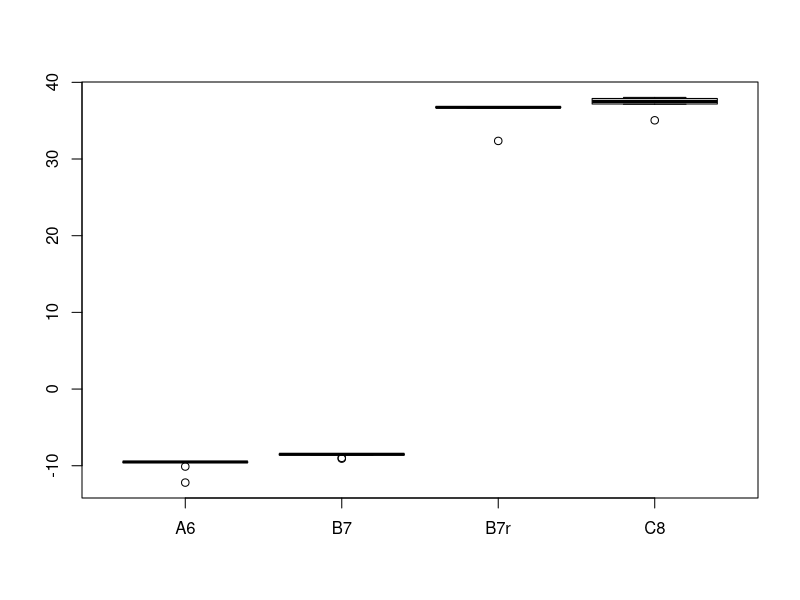

R code for this plot:
## ---- chunk 1
df = data.frame("A6" = c(-9.46962405213, -9.50089667559, -9.52253718728, -9.49932308288, -10.1063856956, 
                         -9.52494932347, -9.55284070668, -9.50099308371, -9.46453511368, -12.1988282722),
                "B7" = c(-8.97302579936, -8.51209685281, -8.43381409237, -8.51082511019, -8.60108344422,
                         -9.07549195164, -8.42832296147, -8.48234592556, -8.44797232801, -8.51967012454),
                "B7r" = c(36.7142181688, 36.7218709452, 36.7454983718, 32.3593979911, 36.6456229386,
                          36.7035130141, 36.8059319033, 36.8025165781, 36.8320631685, 36.7936761827),
                "C8" = c(37.1407970864, 37.9142439599, 37.8001082552, 38.0327165566, 35.0484076826,
                         37.4893197421, 37.4419304962, 37.8945288471, 37.5151081025, 37.1667978806)
                )
boxplot(as.matrix(df))
